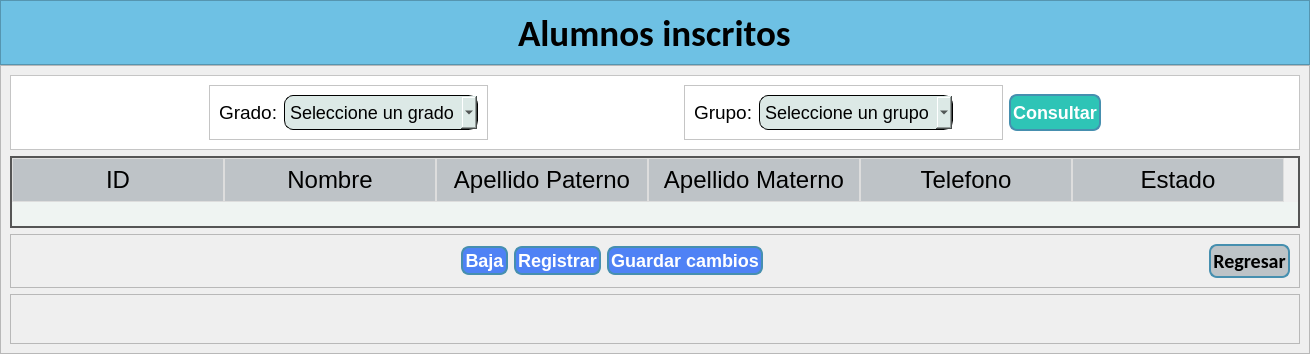
      <widget class="QWidget" name="AlumnosInscritos">
       <layout class="QVBoxLayout" name="verticalLayout_11">
        <property name="spacing">
         <number>0</number>
        </property>
        <property name="leftMargin">
         <number>0</number>
        </property>
        <property name="topMargin">
         <number>0</number>
        </property>
        <property name="rightMargin">
         <number>0</number>
        </property>
        <property name="bottomMargin">
         <number>0</number>
        </property>
        <item>
         <widget class="QFrame" name="frame_3">
          <property name="sizePolicy">
           <sizepolicy hsizetype="Preferred" vsizetype="Fixed">
            <horstretch>0</horstretch>
            <verstretch>0</verstretch>
           </sizepolicy>
          </property>
          <property name="minimumSize">
           <size>
            <width>0</width>
            <height>65</height>
           </size>
          </property>
          <property name="styleSheet">
           <string notr="true">background-color: #6EC1E4</string>
          </property>
          <property name="frameShape">
           <enum>QFrame::StyledPanel</enum>
          </property>
          <property name="frameShadow">
           <enum>QFrame::Raised</enum>
          </property>
          <layout class="QVBoxLayout" name="verticalLayout_3">
           <property name="spacing">
            <number>0</number>
           </property>
           <property name="leftMargin">
            <number>0</number>
           </property>
           <property name="topMargin">
            <number>0</number>
           </property>
           <property name="rightMargin">
            <number>0</number>
           </property>
           <property name="bottomMargin">
            <number>0</number>
           </property>
           <item alignment="Qt::AlignHCenter">
            <widget class="QLabel" name="label_7">
             <property name="font">
              <font>
               <family>Calibri</family>
               <pointsize>28</pointsize>
               <weight>75</weight>
               <bold>true</bold>
              </font>
             </property>
             <property name="text">
              <string>Alumnos inscritos</string>
             </property>
            </widget>
           </item>
          </layout>
         </widget>
        </item>
        <item>
         <widget class="QFrame" name="frame_15">
          <property name="frameShape">
           <enum>QFrame::StyledPanel</enum>
          </property>
          <property name="frameShadow">
           <enum>QFrame::Raised</enum>
          </property>
          <layout class="QVBoxLayout" name="verticalLayout_4">
           <item>
            <widget class="QFrame" name="frame_7">
             <property name="styleSheet">
              <string notr="true">background:#ffffff;</string>
             </property>
             <property name="frameShape">
              <enum>QFrame::StyledPanel</enum>
             </property>
             <property name="frameShadow">
              <enum>QFrame::Raised</enum>
             </property>
             <layout class="QHBoxLayout" name="horizontalLayout_3">
              <item>
               <spacer name="horizontalSpacer_3">
                <property name="orientation">
                 <enum>Qt::Horizontal</enum>
                </property>
                <property name="sizeHint" stdset="0">
                 <size>
                  <width>40</width>
                  <height>20</height>
                 </size>
                </property>
               </spacer>
              </item>
              <item>
               <widget class="QFrame" name="frame_4">
                <property name="frameShape">
                 <enum>QFrame::StyledPanel</enum>
                </property>
                <property name="frameShadow">
                 <enum>QFrame::Raised</enum>
                </property>
                <layout class="QHBoxLayout" name="horizontalLayout">
                 <item>
                  <widget class="QLabel" name="label_8">
                   <property name="font">
                    <font>
                     <family>Arial</family>
                     <pointsize>14</pointsize>
                    </font>
                   </property>
                   <property name="styleSheet">
                    <string notr="true">color:#000000;</string>
                   </property>
                   <property name="text">
                    <string>Grado:</string>
                   </property>
                  </widget>
                 </item>
                 <item>
                  <widget class="QComboBox" name="cbGrado">
                   <property name="font">
                    <font>
                     <pointsize>-1</pointsize>
                    </font>
                   </property>
                   <property name="cursor">
                    <cursorShape>PointingHandCursor</cursorShape>
                   </property>
                   <property name="styleSheet">
                    <string notr="true">color:#000000;
border: 1px solid;
padding: 5px;
background:#DCE9E6;
font-size:18px;
border-radius: 9px;</string>
                   </property>
                   <item>
                    <property name="text">
                     <string>Seleccione un grado</string>
                    </property>
                   </item>
                   <item>
                    <property name="text">
                     <string>1</string>
                    </property>
                   </item>
                   <item>
                    <property name="text">
                     <string>2</string>
                    </property>
                   </item>
                   <item>
                    <property name="text">
                     <string>3</string>
                    </property>
                   </item>
                  </widget>
                 </item>
                </layout>
               </widget>
              </item>
              <item>
               <spacer name="horizontalSpacer_2">
                <property name="orientation">
                 <enum>Qt::Horizontal</enum>
                </property>
                <property name="sizeHint" stdset="0">
                 <size>
                  <width>40</width>
                  <height>20</height>
                 </size>
                </property>
               </spacer>
              </item>
              <item>
               <widget class="QFrame" name="frame_6">
                <property name="frameShape">
                 <enum>QFrame::StyledPanel</enum>
                </property>
                <property name="frameShadow">
                 <enum>QFrame::Raised</enum>
                </property>
                <layout class="QHBoxLayout" name="horizontalLayout_2">
                 <item>
                  <widget class="QLabel" name="label_10">
                   <property name="font">
                    <font>
                     <family>Arial</family>
                     <pointsize>14</pointsize>
                    </font>
                   </property>
                   <property name="styleSheet">
                    <string notr="true">color:#000000;</string>
                   </property>
                   <property name="text">
                    <string>Grupo:</string>
                   </property>
                  </widget>
                 </item>
                 <item>
                  <widget class="QComboBox" name="cbGrupo">
                   <property name="font">
                    <font>
                     <pointsize>-1</pointsize>
                    </font>
                   </property>
                   <property name="cursor">
                    <cursorShape>PointingHandCursor</cursorShape>
                   </property>
                   <property name="styleSheet">
                    <string notr="true">color:#000000;
border: 1px solid;
padding: 5px;
background:#DCE9E6;
font-size:18px;
border-radius: 9px;</string>
                   </property>
                   <item>
                    <property name="text">
                     <string>Seleccione un grupo</string>
                    </property>
                   </item>
                   <item>
                    <property name="text">
                     <string>A</string>
                    </property>
                   </item>
                   <item>
                    <property name="text">
                     <string>B</string>
                    </property>
                   </item>
                   <item>
                    <property name="text">
                     <string>C</string>
                    </property>
                   </item>
                   <item>
                    <property name="text">
                     <string>D</string>
                    </property>
                   </item>
                   <item>
                    <property name="text">
                     <string>E</string>
                    </property>
                   </item>
                  </widget>
                 </item>
                 <item>
                  <spacer name="horizontalSpacer">
                   <property name="orientation">
                    <enum>Qt::Horizontal</enum>
                   </property>
                   <property name="sizeHint" stdset="0">
                    <size>
                     <width>40</width>
                     <height>20</height>
                    </size>
                   </property>
                  </spacer>
                 </item>
                </layout>
               </widget>
              </item>
              <item>
               <widget class="QPushButton" name="btnConsultar">
                <property name="sizePolicy">
                 <sizepolicy hsizetype="Preferred" vsizetype="Preferred">
                  <horstretch>0</horstretch>
                  <verstretch>0</verstretch>
                 </sizepolicy>
                </property>
                <property name="maximumSize">
                 <size>
                  <width>16777215</width>
                  <height>37</height>
                 </size>
                </property>
                <property name="font">
                 <font>
                  <pointsize>-1</pointsize>
                  <weight>75</weight>
                  <bold>true</bold>
                 </font>
                </property>
                <property name="cursor">
                 <cursorShape>PointingHandCursor</cursorShape>
                </property>
                <property name="layoutDirection">
                 <enum>Qt::RightToLeft</enum>
                </property>
                <property name="styleSheet">
                 <string notr="true">QPushButton {
    background-color: #2EC4B6; 
    border: 2px solid #468FAF; 
    color: white;
    font-size: 18px;
    border-radius: 8px;
    padding: 2px;
    font-weight: bold;
}
QPushButton:hover {
    background-color: rgba(65,252,202, 0.3);
}

QPushButton:pressed {
    background-color: rgba(65,252,202, 0.5);
}</string>
                </property>
                <property name="text">
                 <string>Consultar</string>
                </property>
               </widget>
              </item>
              <item>
               <spacer name="horizontalSpacer_6">
                <property name="orientation">
                 <enum>Qt::Horizontal</enum>
                </property>
                <property name="sizeHint" stdset="0">
                 <size>
                  <width>40</width>
                  <height>20</height>
                 </size>
                </property>
               </spacer>
              </item>
             </layout>
            </widget>
           </item>
           <item>
            <widget class="QTableWidget" name="tablaAlumIns">
             <property name="font">
              <font>
               <pointsize>16</pointsize>
              </font>
             </property>
             <property name="layoutDirection">
              <enum>Qt::LeftToRight</enum>
             </property>
             <property name="autoFillBackground">
              <bool>false</bool>
             </property>
             <property name="styleSheet">
              <string notr="true">QTableWidget {
    background-color: #EFF4F2;
    color: #333;
    gridline-color: #bbb;
    border: 2px solid #555;
}
QHeaderView::section {
    background-color: #BEC3C7;
    color: #000000;
    padding: 5px;
    font-size: 18pt;
    border: 1px solid #ddd;
}</string>
             </property>
             <property name="sizeAdjustPolicy">
              <enum>QAbstractScrollArea::AdjustToContents</enum>
             </property>
             <property name="verticalScrollMode">
              <enum>QAbstractItemView::ScrollPerPixel</enum>
             </property>
             <property name="horizontalScrollMode">
              <enum>QAbstractItemView::ScrollPerPixel</enum>
             </property>
             <attribute name="horizontalHeaderDefaultSectionSize">
              <number>212</number>
             </attribute>
             <attribute name="verticalHeaderCascadingSectionResizes">
              <bool>false</bool>
             </attribute>
             <column>
              <property name="text">
               <string>ID</string>
              </property>
             </column>
             <column>
              <property name="text">
               <string>Nombre</string>
              </property>
             </column>
             <column>
              <property name="text">
               <string>Apellido Paterno</string>
              </property>
             </column>
             <column>
              <property name="text">
               <string>Apellido Materno</string>
              </property>
             </column>
             <column>
              <property name="text">
               <string>Telefono</string>
              </property>
             </column>
             <column>
              <property name="text">
               <string>Estado</string>
              </property>
             </column>
            </widget>
           </item>
           <item>
            <widget class="QFrame" name="frame">
             <property name="frameShape">
              <enum>QFrame::StyledPanel</enum>
             </property>
             <property name="frameShadow">
              <enum>QFrame::Raised</enum>
             </property>
             <layout class="QHBoxLayout" name="horizontalLayout_14">
              <item>
               <spacer name="horizontalSpacer_18">
                <property name="orientation">
                 <enum>Qt::Horizontal</enum>
                </property>
                <property name="sizeHint" stdset="0">
                 <size>
                  <width>40</width>
                  <height>20</height>
                 </size>
                </property>
               </spacer>
              </item>
              <item alignment="Qt::AlignHCenter">
               <widget class="QPushButton" name="pushButton">
                <property name="styleSheet">
                 <string notr="true">QPushButton {
    background-color: #4F82F5; 
    border: 2px solid #468FAF; 
    color: white;
    font-size: 18px;
    border-radius: 8px;
    padding: 2px;
    font-weight: bold;
}
QPushButton:hover {
    background-color: rgba(65,252,202, 0.3);
}

QPushButton:pressed {
    background-color: rgba(65,252,202, 0.5);
}</string>
                </property>
                <property name="text">
                 <string>Baja</string>
                </property>
               </widget>
              </item>
              <item alignment="Qt::AlignHCenter">
               <widget class="QPushButton" name="btnRegistrar">
                <property name="styleSheet">
                 <string notr="true">QPushButton {
    background-color: #4F82F5; 
    border: 2px solid #468FAF; 
    color: white;
    font-size: 18px;
    border-radius: 8px;
    padding: 2px;
    font-weight: bold;
}
QPushButton:hover {
    background-color: rgba(65,252,202, 0.3);
}

QPushButton:pressed {
    background-color: rgba(65,252,202, 0.5);
}</string>
                </property>
                <property name="text">
                 <string>Registrar</string>
                </property>
               </widget>
              </item>
              <item alignment="Qt::AlignHCenter">
               <widget class="QPushButton" name="pushButton_3">
                <property name="styleSheet">
                 <string notr="true">QPushButton {
    background-color: #4F82F5; 
    border: 2px solid #468FAF; 
    color: white;
    font-size: 18px;
    border-radius: 8px;
    padding: 2px;
    font-weight: bold;
}
QPushButton:hover {
    background-color: rgba(65,252,202, 0.3);
}

QPushButton:pressed {
    background-color: rgba(65,252,202, 0.5);
}</string>
                </property>
                <property name="text">
                 <string>Guardar cambios</string>
                </property>
               </widget>
              </item>
              <item>
               <spacer name="horizontalSpacer_19">
                <property name="orientation">
                 <enum>Qt::Horizontal</enum>
                </property>
                <property name="sizeHint" stdset="0">
                 <size>
                  <width>40</width>
                  <height>20</height>
                 </size>
                </property>
               </spacer>
              </item>
              <item>
               <widget class="QPushButton" name="btnRegresar">
                <property name="font">
                 <font>
                  <family>Calibri</family>
                  <pointsize>15</pointsize>
                  <weight>75</weight>
                  <bold>true</bold>
                 </font>
                </property>
                <property name="layoutDirection">
                 <enum>Qt::LeftToRight</enum>
                </property>
                <property name="styleSheet">
                 <string notr="true">QPushButton {
    background-color: #BDC3C7; 
    border: 2px solid #468FAF; 
    color: #000000;
    border-radius: 8px;
    padding: 2px;
}
QPushButton:hover {
    background-color: rgba(65,252,202, 0.3);
}

QPushButton:pressed {
    background-color: rgba(65,252,202, 0.5);
}</string>
                </property>
                <property name="text">
                 <string>Regresar</string>
                </property>
                <property name="icon">
                 <iconset>
                  <normaloff>:/logo/icons/regresa.png</normaloff>:/logo/icons/regresa.png</iconset>
                </property>
                <property name="iconSize">
                 <size>
                  <width>22</width>
                  <height>22</height>
                 </size>
                </property>
               </widget>
              </item>
             </layout>
            </widget>
           </item>
           <item>
            <widget class="QFrame" name="frame_16">
             <property name="frameShape">
              <enum>QFrame::StyledPanel</enum>
             </property>
             <property name="frameShadow">
              <enum>QFrame::Raised</enum>
             </property>
             <layout class="QHBoxLayout" name="horizontalLayout_8">
              <item>
               <spacer name="horizontalSpacer_5">
                <property name="orientation">
                 <enum>Qt::Horizontal</enum>
                </property>
                <property name="sizeHint" stdset="0">
                 <size>
                  <width>40</width>
                  <height>20</height>
                 </size>
                </property>
               </spacer>
              </item>
              <item>
               <widget class="QLabel" name="lbError">
                <property name="minimumSize">
                 <size>
                  <width>600</width>
                  <height>30</height>
                 </size>
                </property>
                <property name="font">
                 <font>
                  <pointsize>16</pointsize>
                  <weight>75</weight>
                  <bold>true</bold>
                 </font>
                </property>
                <property name="layoutDirection">
                 <enum>Qt::LeftToRight</enum>
                </property>
                <property name="styleSheet">
                 <string notr="true">color:#000000;
qproperty-alignment: 'AlignCenter';
font-weight: bold;</string>
                </property>
                <property name="text">
                 <string/>
                </property>
               </widget>
              </item>
              <item>
               <spacer name="horizontalSpacer_7">
                <property name="orientation">
                 <enum>Qt::Horizontal</enum>
                </property>
                <property name="sizeType">
                 <enum>QSizePolicy::Expanding</enum>
                </property>
                <property name="sizeHint" stdset="0">
                 <size>
                  <width>25</width>
                  <height>20</height>
                 </size>
                </property>
               </spacer>
              </item>
             </layout>
            </widget>
           </item>
          </layout>
         </widget>
        </item>
       </layout>
      </widget>
